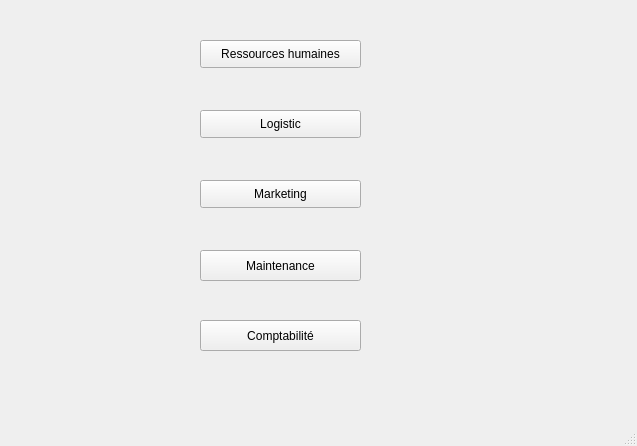
<?xml version="1.0" encoding="UTF-8"?>
<ui version="4.0">
 <class>MainWindow</class>
 <widget class="QMainWindow" name="MainWindow">
  <property name="geometry">
   <rect>
    <x>0</x>
    <y>0</y>
    <width>637</width>
    <height>446</height>
   </rect>
  </property>
  <property name="windowTitle">
   <string>MainWindow</string>
  </property>
  <widget class="QWidget" name="centralwidget">
   <widget class="QPushButton" name="pushButton">
    <property name="geometry">
     <rect>
      <x>200</x>
      <y>40</y>
      <width>161</width>
      <height>28</height>
     </rect>
    </property>
    <property name="text">
     <string>Ressources humaines</string>
    </property>
   </widget>
   <widget class="QPushButton" name="pushButton_2">
    <property name="geometry">
     <rect>
      <x>200</x>
      <y>110</y>
      <width>161</width>
      <height>28</height>
     </rect>
    </property>
    <property name="text">
     <string>Logistic</string>
    </property>
   </widget>
   <widget class="QPushButton" name="pushButton_3">
    <property name="geometry">
     <rect>
      <x>200</x>
      <y>180</y>
      <width>161</width>
      <height>28</height>
     </rect>
    </property>
    <property name="text">
     <string>Marketing</string>
    </property>
   </widget>
   <widget class="QPushButton" name="pushButton_maintenance">
    <property name="geometry">
     <rect>
      <x>200</x>
      <y>250</y>
      <width>161</width>
      <height>31</height>
     </rect>
    </property>
    <property name="text">
     <string>Maintenance</string>
    </property>
   </widget>
   <widget class="QPushButton" name="pushButton_5">
    <property name="geometry">
     <rect>
      <x>200</x>
      <y>320</y>
      <width>161</width>
      <height>31</height>
     </rect>
    </property>
    <property name="text">
     <string>Comptabilité</string>
    </property>
   </widget>
  </widget>
  <widget class="QMenuBar" name="menubar">
   <property name="geometry">
    <rect>
     <x>0</x>
     <y>0</y>
     <width>637</width>
     <height>26</height>
    </rect>
   </property>
  </widget>
  <widget class="QStatusBar" name="statusbar"/>
 </widget>
 <resources/>
 <connections/>
</ui>
